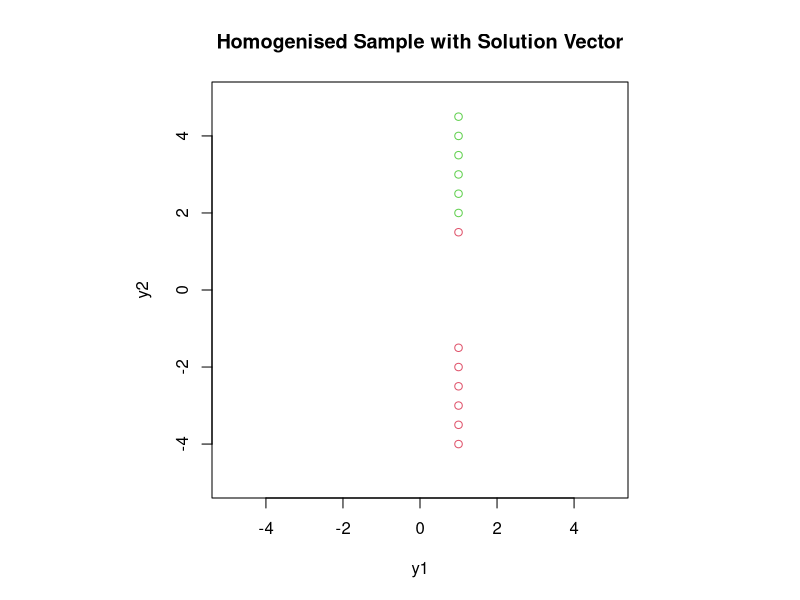

Write R code to recreate this figure.
## ---- chunk 1
#Preliminaries
library(MASS)
## ---- chunk 2
relax_fun <- function(y, b, a0, eta){
  a <- a0 # Set weight matrix to initial input
  J <- 1 # Set cost unequal to 0
  J_hist <- 1
  num_iter <-0
  y_euc <- apply(y, 2, function(i){sqrt(sum(i^2))})
  
  while(J != 0){
    g <- t(a) %*% y - b #Criterion function. Samples where g<0 are missclassified
    i <- which(g<0) #Index of misclassified samples
    a <- a - eta *  as.matrix(y[,i]) %*% as.matrix((g/y_euc^2)[i]) #Vectorised update
    J <- 0.5*sum((g^2/y_euc^2)[i]) #Cost of this iteration
    J_hist[num_iter] <- J #History of cost
    num_iter <- num_iter +1 #Update iteration counter
  }
  return(list(a=a, J_hist=J_hist, num_iter=num_iter))
}
## ---- chunk 3
#sample data
x1 <- 3 
x2 <- 1 
x3 <- -2 
y <- matrix(c(1, 1, 1, x1, x2, x3), ncol=3, byrow = TRUE)

#Normalise w2
y[,3] <- y[,3]*-1

#Set initial weight vector a0, "margin" b, and learning rate eta.
a0 <-  cbind(c(1,-4))
b <- -4
eta <- 1.5

#Calculate solution vector using the relaxation algorithm
relax_est <- relax_fun(y, b, a0, eta)

## ---- chunk 4
#Samples x1 for w1 and x2 for w2
x1 <- c(1.5, -1.5, -2, -2.5, -3, -3.5, -4)
x2 <- c(2, 2.5, 3, 3.5, 4, 4.5)
x <- c(x1, x2)

#Homogenise samples and save in one matrix
Y <- matrix(c(rep(1, length(x)), x), nrow = 2, byrow = TRUE)

#Save homogenized samples for later in transposed form
Yh <- t(Y)

#Normalise samples from w2 category
Y[, (length(x1)+1):length(x)] <- Y[, (length(x1)+1):length(x)] * (-1)

#Transpose y for easier MSE interpretation
Y <- t(Y)
Y

## ---- chunk 5
par(pty="s")
plot(Yh[1:length(x1),], type = "p", xlim = range(-5,5), ylim = range(-5,5), xlab = "y1", ylab = "y2", col=c(2), main = "Homogenised Sample with Solution Vector", asp = 1)
points(Yh[-(1:length(x1)),], col=c(3))

